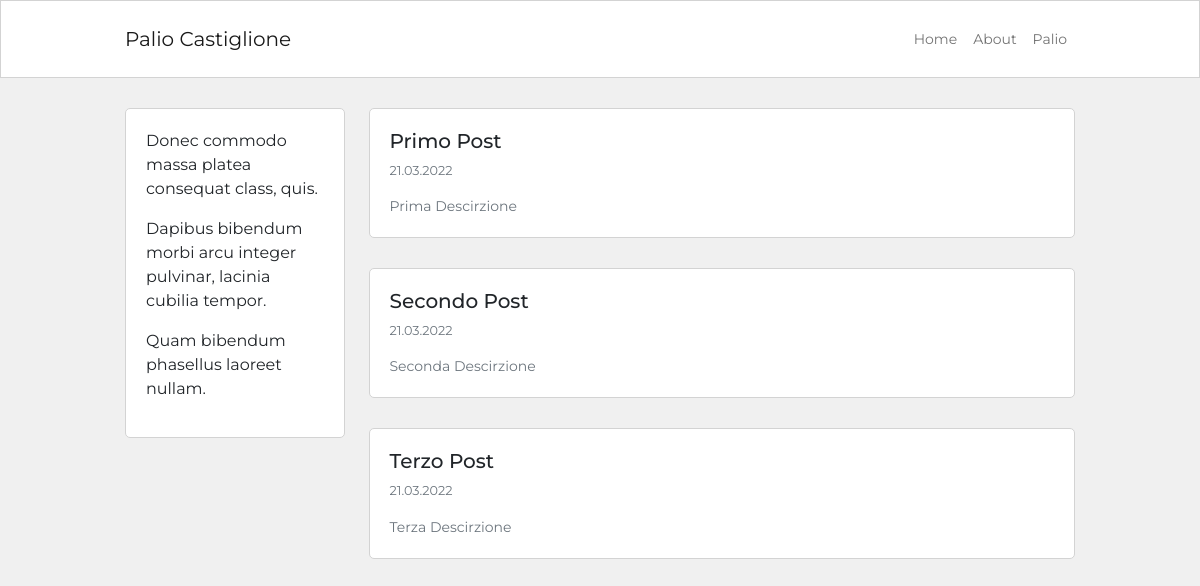
Before: / with the older database file.
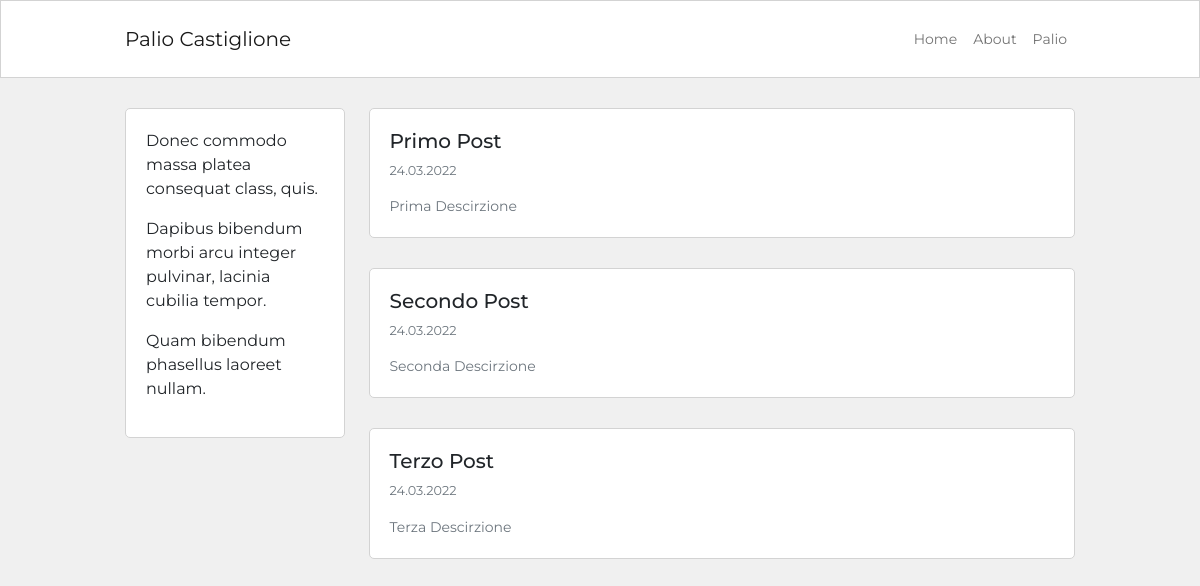
After: the same page with the newer database file.
### blog/models.py (models this page shows, shortened)
class Post (db.Model):
    id = db.Column(db.Integer, primary_key=True)
    user_id = db.Column(db.Integer, db.ForeignKey('user.id'), nullable=False)
    created_at = db.Column(db.DateTime, default=datetime.now)
    title = db.Column(db.String(120), nullable=False)
    description = db.Column(db.String(240))
    body = db.Column(db.Text(), nullable=False)

### blog/routes.py (the view)
@app.route ("/")
def homepage ():
    posts = Post.query.order_by(Post.created_at.desc()).all()
    return render_template ('homepage.html', posts = posts)

### blog/templates/homepage.html (shortened to what this page needs)
{% extends 'base.html' %}
{% block content %}
<div class="container content-container">
    <div class="row no-gutters">
        <div class="col-md-9 order-md-2">
            {% for post in posts %}
            <div class="single-post-home">
                <h5>{{post.title}}</h5>
                <p class="p-small-two text-muted">{{post.created_at.strftime('%d.%m.%Y') }}</p>
                {% if post.description %}
                <p class="p-small-one text-muted mb-0">{{post.description}}</p>
                {% endif %}
            </div>
            {% endfor %}
        </div>
        <div class="col-md-3 order-md-1">
            {% include 'about_snippet.html' %}
        </div>
    </div>
</div>
{% endblock %}

### blog/templates/base.html (shortened to what this page needs)
<!DOCTYPE html>
<html lang="en">
<head>
    <link href="https://cdn.jsdelivr.net/npm/bootstrap@5.1.3/dist/css/bootstrap.min.css" rel="stylesheet"
>
    <link rel="stylesheet" href="https://cdn.jsdelivr.net/npm/bootstrap-icons@1.8.1/font/bootstrap-icons.css">
    <link href="{{ url_for ('static', filename='blog.css') }}" rel="stylesheet">
</head>
<nav class="navbar navbar-expand-lg navbar-light nvbar-bg-white ">
    <div class="container navbar-container">
        <a class="navbar-brand" href="{{ url_for ('homepage') }}">Palio Castiglione</a>
        <div class="collapse navbar-collapse" id="navbarSupportedContent">
            <div class="navbar-nav ms-auto">
                <a class="nav-link nav-item" href="{{ url_for ('homepage') }}">Home</a>
                <a class="nav-link nav-item" href="{{ url_for ('about') }}">About</a>
                <a class="nav-link nav-item" href="{{ url_for ('palio') }}">Palio</a>
            </div>
        </div>
    </div>
</nav>
<body>
    {% block content %}
    {% endblock %}
</body>
</html>

### blog/templates/about_snippet.html
<div class="about-snippet-block">
    {{lipsum(n=3, min=5, max=10)}}
</div>

### blog/static/blog.css (style rules this page uses)
body { font-family: Montserrat; background-color: #f0f0f0; }
a { text-decoration: none; }
.content-container { max-width: 950px; margin-top: 30px; margin-bottom: 30px; padding: 0px; }
.nvbar-bg-white { background-color: #fff; border: 1px solid #d3d3d3; }
.navbar-container { max-width: 950px; font-size: 0.875rem; padding: 10px 0px 10px 0px; }
.about-snippet-block { background-color: #fff; border: 1px solid #d3d3d3; border-radius: 5px; padding: 20px; }
.single-post-home { background-color: #fff; border: 1px solid #d3d3d3; border-radius: 5px; padding: 20px; margin-bottom: 30px; }
.p-small-one { font-size: 0.875rem; }
.p-small-two { font-size: 0.800rem; }

Changed rows visible on the page:
changed Post "Primo Post": created_at "21.03.2022" → "24.03.2022"
changed Post "Secondo Post": created_at "21.03.2022" → "24.03.2022"
changed Post "Terzo Post": created_at "21.03.2022" → "24.03.2022"
